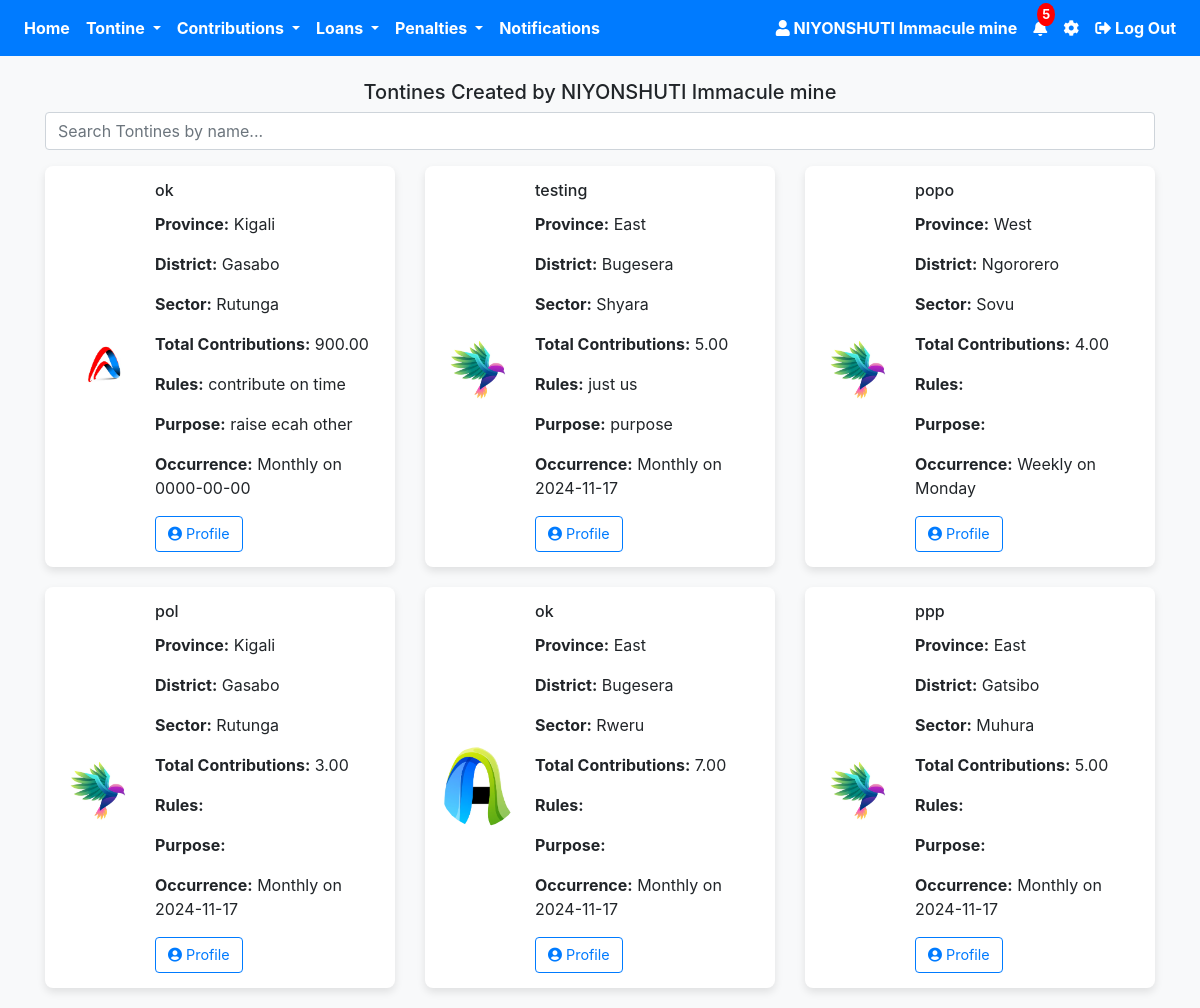
/uploads/own_tontine.php (signed in), run on the app's committed database.
### tables this page shows
CREATE TABLE `users` (
  `id` int(11) NOT NULL,
  `firstname` varchar(50) NOT NULL,
  `lastname` varchar(50) NOT NULL,
  `phone_number` varchar(15) NOT NULL,
  `idno` varchar(50) NOT NULL,
  `idnotype` varchar(50) NOT NULL,
  `idno_picture` varchar(255) NOT NULL,
  `behalf_name` varchar(30) NOT NULL,
  `behalf_phone_number` varchar(30) NOT NULL,
  `password` varchar(255) NOT NULL,
  `image` varchar(255) NOT NULL,
  `otp` int(11) DEFAULT 0,
  `verified` tinyint(4) NOT NULL DEFAULT 0,
  `otp_used` tinyint(1) NOT NULL DEFAULT 0,
  `otp_login` int(11) NOT NULL DEFAULT 0,
  `otp_forgot` int(11) NOT NULL,
  `otp_behalf` int(11) NOT NULL,
  `otp_behalf_used` tinyint(1) NOT NULL,
  `terms` tinyint(1) DEFAULT 0,
  `created_at` timestamp NOT NULL DEFAULT current_timestamp(),
  `updated_at` timestamp NOT NULL DEFAULT current_timestamp() ON UPDATE current_timestamp(),
  `role` enum('User','Sector','Court') DEFAULT 'User'
);

CREATE TABLE `tontine` (
  `id` int(11) NOT NULL,
  `tontine_name` varchar(255) NOT NULL,
  `logo` varchar(255) DEFAULT NULL,
  `join_date` date NOT NULL,
  `province` varchar(100) NOT NULL,
  `district` varchar(100) NOT NULL,
  `sector` varchar(100) NOT NULL,
  `total_contributions` decimal(10,2) NOT NULL,
  `occurrence` enum('Daily','Weekly','Monthly') NOT NULL,
  `time` time DEFAULT NULL,
  `day` enum('Monday','Tuesday','Wednesday','Thursday','Friday','Saturday','Sunday') DEFAULT NULL,
  `date` date DEFAULT NULL,
  `created_at` timestamp NOT NULL DEFAULT current_timestamp(),
  `user_id` int(11) DEFAULT NULL,
  `role` varchar(30) NOT NULL,
  `purpose` varchar(255) NOT NULL,
  `rules` varchar(255) NOT NULL,
  `status` enum('Not Justified','Justification Request sent','Justified','Rejected') DEFAULT 'Not Justified',
  `reason` varchar(255) NOT NULL,
  `interest` decimal(10,2) NOT NULL DEFAULT 0.00,
  `payment_frequency` enum('Monthly','Weekly') NOT NULL,
  `frequent_payment_date` date DEFAULT NULL,
  `frequent_payment_day` enum('Monday','Tuesday','Wednesday','Thursday','Friday','Saturday','Sunday') DEFAULT NULL,
  `late_contribution_penalty` int(50) NOT NULL,
  `late_loan_repayment_amount` decimal(10,2) DEFAULT 0.00
);

### uploads/own_tontine.php (the view, shortened to what this page needs)
<?php
require 'config.php';
$total_notifications = 5;
$user_id = $_SESSION['user_id'];
$stmt = $pdo->prepare("SELECT firstname, lastname FROM users WHERE id = :id");
$stmt->bindParam(':id', $user_id);
$stmt->execute();
$user = $stmt->fetch(PDO::FETCH_ASSOC);
$user_name = htmlspecialchars($user['firstname'] . ' ' . $user['lastname']);
$tontineStmt = $pdo->prepare("SELECT id, tontine_name, logo, join_date, province, district, sector, total_contributions, occurrence, time, day, date, rules, purpose FROM tontine WHERE user_id = :user_id");
$tontineStmt->execute(['user_id' => $user_id]);
$tontines = $tontineStmt->fetchAll(PDO::FETCH_ASSOC);
?>
<!DOCTYPE html>
<html lang="en">
<head>
    <link rel="stylesheet" href="https://stackpath.bootstrapcdn.com/bootstrap/4.5.2/css/bootstrap.min.css">
    <link rel="stylesheet" href="https://cdnjs.cloudflare.com/ajax/libs/font-awesome/5.15.4/css/all.min.css">
</head>
<body>
 <nav class="navbar navbar-expand-lg navbar-dark bg-primary">
    <div class="collapse navbar-collapse" id="navbarNav">
        <ul class="navbar-nav mr-auto">
            <li class="nav-item">
                <a class="nav-link font-weight-bold text-white" href="user_profile.php">Home</a>
            </li>
            <li class="nav-item dropdown">
                <a class="nav-link dropdown-toggle font-weight-bold text-white" href="#" id="paymentsDropdown" role="button" data-toggle="dropdown" aria-haspopup="true" aria-expanded="false">
                    Tontine
                </a>
            </li>
            <li class="nav-item dropdown">
                <a class="nav-link dropdown-toggle font-weight-bold text-white" href="#" id="contributionsDropdown" role="button" data-toggle="dropdown" aria-haspopup="true" aria-expanded="false">
                    Contributions
                </a>
            </li>
            <li class="nav-item dropdown">
                <a class="nav-link dropdown-toggle font-weight-bold text-white" href="#" id="loansDropdown" role="button" data-toggle="dropdown" aria-haspopup="true" aria-expanded="false">
                    Loans
                </a>
            </li>
            <li class="nav-item dropdown">
                <a class="nav-link dropdown-toggle font-weight-bold text-white" href="#" id="penaltiesDropdown" role="button" data-toggle="dropdown" aria-haspopup="true" aria-expanded="false">
                    Penalties
                </a>
            </li>
            <li class="nav-item">
                <a class="nav-link font-weight-bold text-white" href="#">Notifications</a>
            </li>
        </ul>
        <ul class="navbar-nav ml-auto">
            <li class="nav-item">
                <a class="nav-link font-weight-bold text-white" href="#">
                    <i class="fas fa-user"></i>
                    <?php echo htmlspecialchars($user_name); ?>
                </a>
            </li>
            <li class="nav-item">
                <a class="nav-link position-relative font-weight-bold text-white" href="#">
                    <i class="fas fa-bell"></i>
                    <span class="notification-badge"><?php echo $total_notifications; ?></span>
                </a>
            </li>
            <li class="nav-item">
                <a class="nav-link font-weight-bold text-white" href="setting.php">
                    <i class="fas fa-cog"></i>
                </a>
            </li>
            <li class="nav-item">
                <a class="nav-link font-weight-bold text-white" href="#" onclick="confirmLogout()">
                    <i class="fas fa-sign-out-alt"></i> Log Out
                </a>
            </li>
        </ul>
    </div>
</nav>
<div class="container">
    <h5 class="text-center mt-4">Tontines Created by <?php echo htmlspecialchars($user_name); ?></h5>
    <div class="form-group">
        <input type="text" id="search" class="form-control" placeholder="Search Tontines by name..." onkeyup="searchTontines()">
    </div>
    <div class="row" id="tontine-list">
        <?php foreach ($tontines as $tontine): ?>
            <div class="col-md-4 tontine-item">
                <div class="tontine-card">
                    <img src="<?php echo htmlspecialchars($tontine['logo']); ?>" alt="Tontine Logo" class="tontine-logo">
                    <div class="card-content">
                        <h6 class="card-title"><?php echo htmlspecialchars($tontine['tontine_name']); ?></h6>
                        <p><strong>Province:</strong> <?php echo htmlspecialchars($tontine['province']); ?></p>
                        <p><strong>District:</strong> <?php echo htmlspecialchars($tontine['district']); ?></p>
                        <p><strong>Sector:</strong> <?php echo htmlspecialchars($tontine['sector']); ?></p>
                        <p><strong>Total Contributions:</strong> <?php echo htmlspecialchars($tontine['total_contributions']); ?></p>
                        <p><strong>Rules:</strong> <?php echo htmlspecialchars($tontine['rules']); ?></p>
                        <p><strong>Purpose:</strong> <?php echo htmlspecialchars($tontine['purpose']); ?></p>
                        <?php
                        if ($tontine['occurrence'] == 'Daily') {
                            echo "<p><strong>Occurrence:</strong> Daily at " . htmlspecialchars($tontine['time']) . "</p>";
                        } elseif ($tontine['occurrence'] == 'Weekly') {
                            echo "<p><strong>Occurrence:</strong> Weekly on " . htmlspecialchars($tontine['day']) . "</p>";
                        } elseif ($tontine['occurrence'] == 'Monthly') {
                            echo "<p><strong>Occurrence:</strong> Monthly on " . htmlspecialchars($tontine['date']) . "</p>";
                        }
                        ?>
<div class="card-buttons d-flex justify-content-start">
    <button class="btn btn-outline-primary btn-custom" onclick="window.location.href='tontine_profile.php?id=<?php echo $tontine['id']; ?>'">
        <i class="fas fa-user-circle"></i>  Profile
    </button>
</div>
                    </div>
                </div>
            </div>
        <?php endforeach; ?>
    </div>
</div>
</body>
</html>

### uploads/own_tontine.php (style rules this page uses)
.notification-badge { position: absolute; top: -5px; right: -0px; background-color: red; color: white; border-radius: 50%; padding: 2px 5px; font-size: 0.80rem; }
body { background-color: #f8f9fa; }
.tontine-card { display: flex; align-items: center; padding: 15px; background-color: #fff; border-radius: 8px; box-shadow: 0px 4px 8px rgba(0, 0, 0, 0.1); margin-bottom: 20px; }
.tontine-logo { width: 80px; height: 80px; object-fit: cover; border-radius: 50%; margin-right: 15px; }
.card-content { flex: 1; }
.card-buttons { margin-top: 10px; }
.btn-custom { font-size: 0.9rem; margin-right: 5px; }

### data on the page
users: user_name "NIYONSHUTI Immacule mine"
tontine: logo (picture), tontine_name "ok", province "Kigali", district "Gasabo", sector "Rutunga", total_contributions "900.00", rules "contribute on time", purpose "raise ecah other", date "0000-00-00"
tontine: logo (picture), tontine_name "testing", province "East", district "Bugesera", sector "Shyara", total_contributions "5.00", rules "just us", purpose "purpose", date "2024-11-17"
tontine: logo (picture), tontine_name "popo", province "West", district "Ngororero", sector "Sovu", total_contributions "4.00", day "Monday"
tontine: logo (picture), tontine_name "pol", province "Kigali", district "Gasabo", sector "Rutunga", total_contributions "3.00", date "2024-11-17"
tontine: logo (picture), tontine_name "ok", province "East", district "Bugesera", sector "Rweru", total_contributions "7.00", date "2024-11-17"
tontine: logo (picture), tontine_name "ppp", province "East", district "Gatsibo", sector "Muhura", total_contributions "5.00", date "2024-11-17"

### other printed values
$total_notifications "5"
